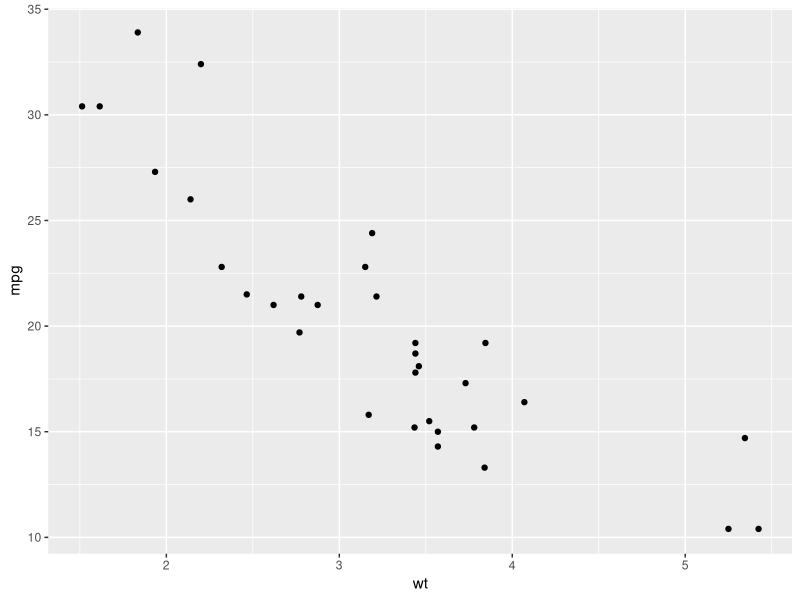
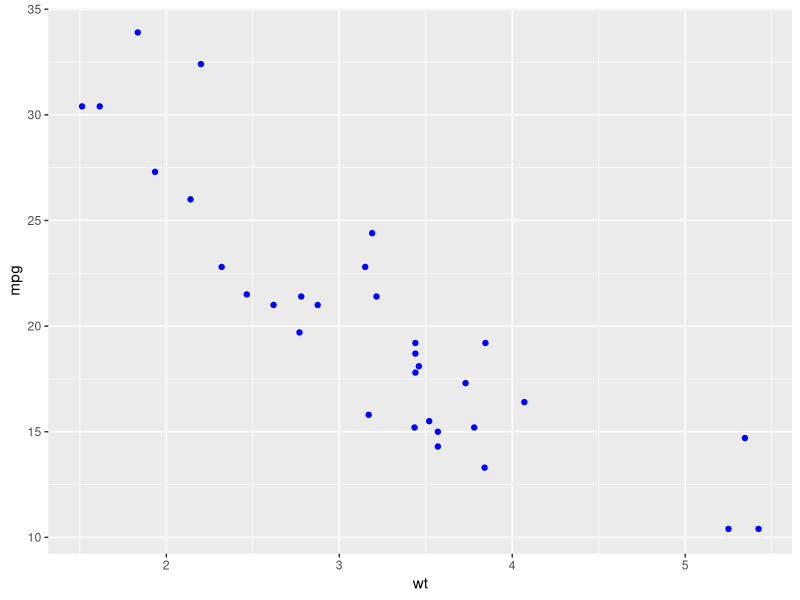
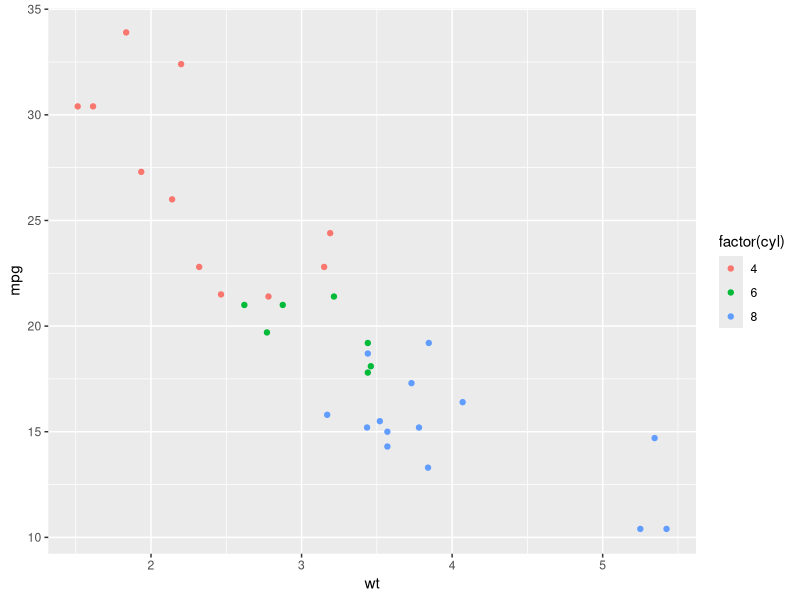
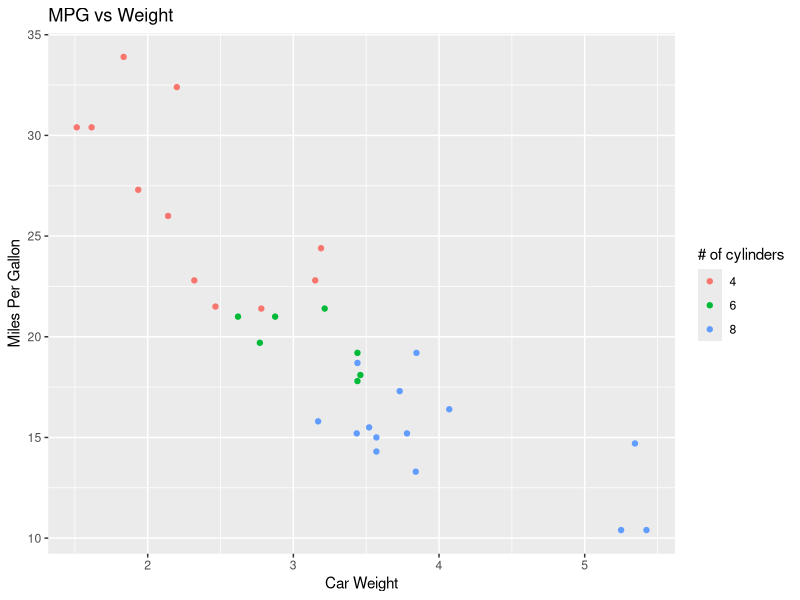
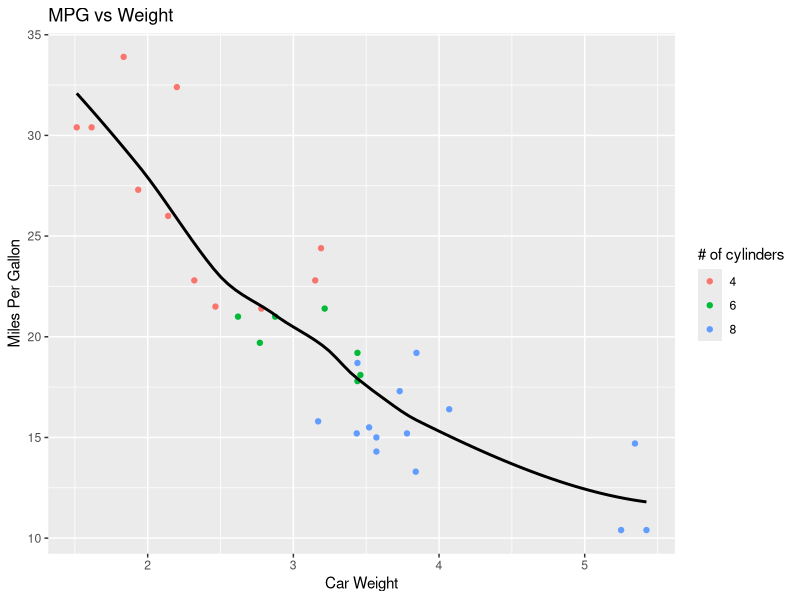
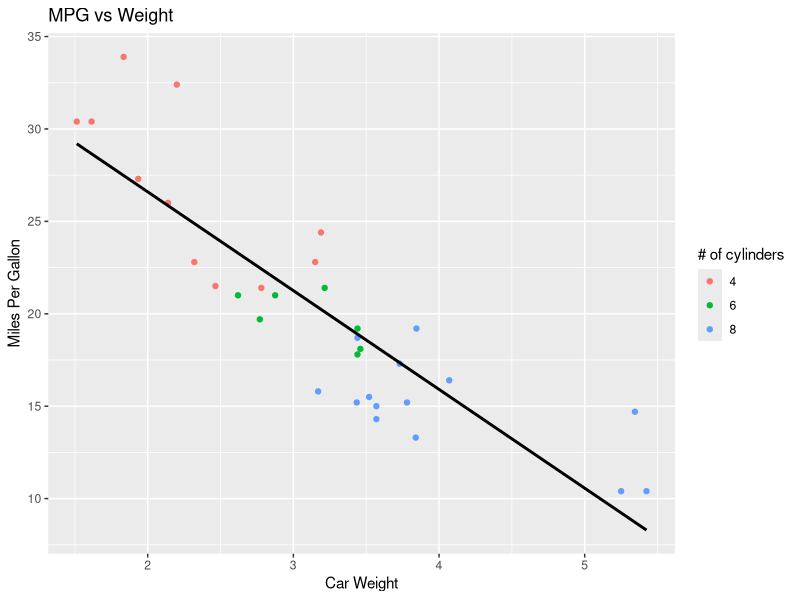
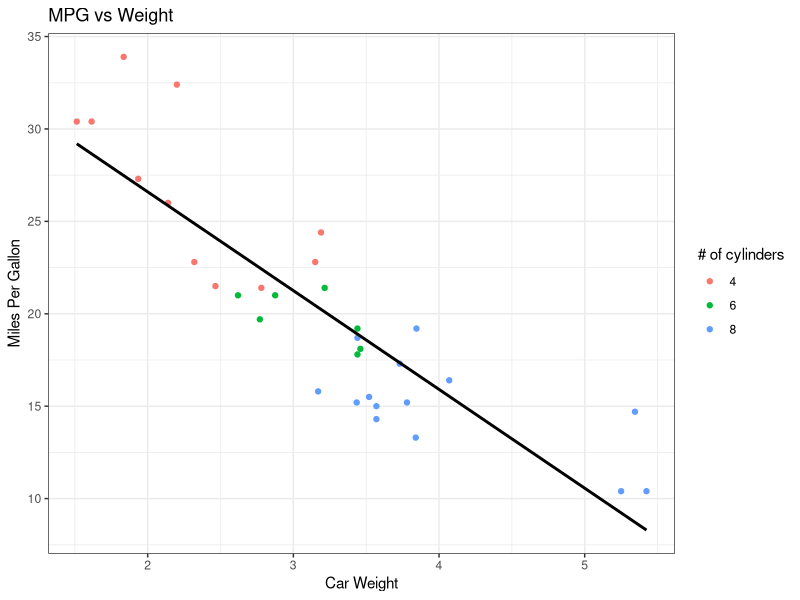

Reproduce these figures in R, in order.
## BASIC PLOT - 1 #####
# Load necessary library
library(ggplot2)

# Load the mtcars dataset
data("mtcars")
head(mtcars)

# Basic scatter plot: MPG vs Horsepower
ggplot(data = mtcars, mapping = aes(x = wt, y = mpg)) +
  geom_point()

# This code creates a scatter plot of miles per gallon (mpg) versus horsepower 
  # (hp) using basic points. No labels or additional features are added yet.


## ADDING COLORS - 2 #####
# Scatter plot with color
ggplot(data = mtcars, mapping = aes(x = wt, y = mpg)) +
  geom_point(color = "blue")

# Scatter plot with colors based on number of cylinders
ggplot(mtcars, aes(x = wt, y = mpg, color = factor(cyl))) +
  geom_point()


## ADDING LABELS - 3 ######
# Scatter plot with labels
ggplot(mtcars, aes(x = wt, y = mpg)) +
  geom_point(aes(color = factor(cyl))) +
  labs(color = "# of cylinders", title = "MPG vs Weight") +
  xlab("Car Weight") + ylab("Miles Per Gallon")


## ADDING A TRENDLINE - 4 ######
# Scatter plot with a curved trendline
ggplot(mtcars, aes(x = wt, y = mpg)) +
  geom_point(aes(color = factor(cyl))) +
  geom_smooth(se = FALSE, color = "black") +
  labs(color = "# of cylinders", title = "MPG vs Weight") +
  xlab("Car Weight") + ylab("Miles Per Gallon")


## ADDING A LINEAR TRENDLINE - 5 #######
# Scatter plot with a linear trendline
ggplot(mtcars, aes(x = wt, y = mpg)) +
  geom_point(aes(color = factor(cyl))) +
  geom_smooth(method = "lm", se = FALSE, color = "black") +
  labs(color = "# of cylinders", title = "MPG vs Weight") +
  xlab("Car Weight") + ylab("Miles Per Gallon")


## CHANGING THE THEME - 6 ######
# Scatter plot with a linear trendline and a different theme
ggplot(mtcars, aes(x = wt, y = mpg)) +
  geom_point(aes(color = factor(cyl))) +
  geom_smooth(method = "lm", se = FALSE, color = "black") +
  labs(color = "# of cylinders", title = "MPG vs Weight") +
  xlab("Car Weight") + ylab("Miles Per Gallon") +
  theme_bw()

